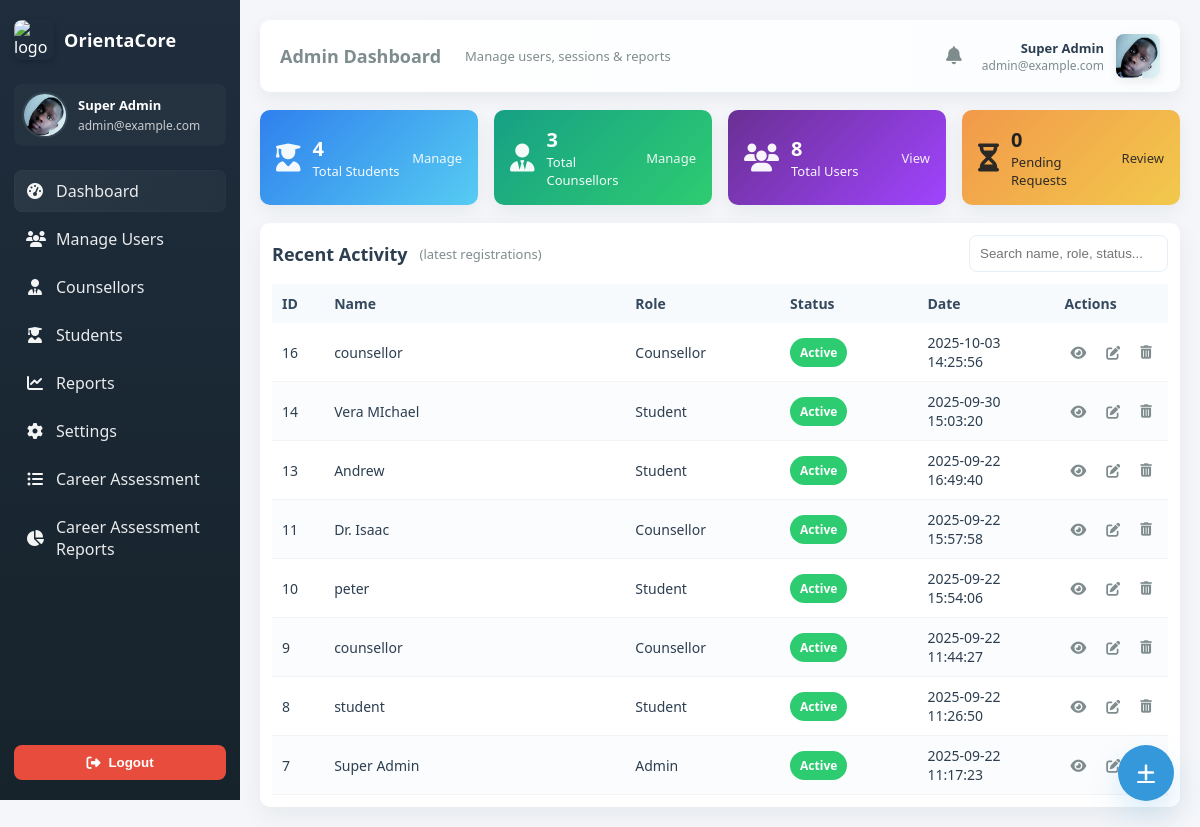
Screenshot of /admin_dashboard.php (signed in) with the database file from the repository.
### tables this page shows
CREATE TABLE `users` (
  `id` int(10) UNSIGNED NOT NULL,
  `reg_no` varchar(50) DEFAULT NULL,
  `name` varchar(150) NOT NULL,
  `email` varchar(150) NOT NULL,
  `profile_pic` varchar(255) DEFAULT NULL,
  `password_hash` varchar(255) NOT NULL,
  `role` varchar(20) NOT NULL DEFAULT 'student',
  `status` varchar(20) NOT NULL DEFAULT 'pending',
  `created_at` timestamp NOT NULL DEFAULT current_timestamp()
);

### admin_dashboard.php (the view, shortened to what this page needs)
<?php
require 'db.php';
$adminName = $_SESSION['name'] ?? 'Admin';
$adminEmail = $_SESSION['email'] ?? 'admin@example.com';
$totalUsers = (int)$pdo->query("SELECT COUNT(*) FROM users")->fetchColumn();
$totalStudents = (int)$pdo->query("SELECT COUNT(*) FROM users WHERE role = 'student'")->fetchColumn();
$totalCounsellors = (int)$pdo->query("SELECT COUNT(*) FROM users WHERE role = 'counsellor'")->fetchColumn();
$pendingRequests = (int)$pdo->query("SELECT COUNT(*) FROM users WHERE role = 'student' AND LOWER(status) = 'pending'")->fetchColumn();
$recentQuery = $pdo->query("SELECT id, name, role, status, created_at FROM users ORDER BY created_at DESC LIMIT 20");
$recentUsers = $recentQuery->fetchAll(PDO::FETCH_ASSOC);
function isActive($file) {
    $self = basename($_SERVER['PHP_SELF']);
    return $self === $file ? 'active' : '';
}
?>
<!doctype html>
<html lang="en">
<head>
  <link rel="stylesheet" href="https://cdnjs.cloudflare.com/ajax/libs/font-awesome/6.5.0/css/all.min.css" />
</head>
<body>
  <aside class="sidebar">
    <div class="brand">
      <img src="logo.jpg" alt="logo" class="logo">
      <h3>OrientaCore</h3>
    </div>
    <div class="profile">
      <img src="pro.png" alt="admin avatar">
      <div class="meta">
        <div class="name"><?= htmlspecialchars($adminName) ?></div>
        <div class="email"><?= htmlspecialchars($adminEmail) ?></div>
      </div>
    </div>
    <nav class="menu" role="navigation">
      <a href="admin_dashboard.php" class="<?= isActive('admin_dashboard.php') ?>"><i class="fas fa-tachometer-alt"></i><span>Dashboard</span></a>
      <a href="manage_users.php" class="<?= isActive('manage_users.php') ?>"><i class="fas fa-users"></i><span>Manage Users</span></a>
      <a href="#" class=""><i class="fas fa-user-tie"></i><span>Counsellors</span></a>
      <a href="student.php" class=""><i class="fas fa-user-graduate"></i><span>Students</span></a>
      <a href="#" class=""><i class="fas fa-chart-line"></i><span>Reports</span></a>
      <a href="#" class=""><i class="fas fa-cog"></i><span>Settings</span></a>
      <a href="admin_career_library.php"><i class="fas fa-list-ul"></i> <span>Career Assessment</span></a>
     <a href="admin_view_assessment.php"><i class="fas fa-chart-pie"></i> <span>Career Assessment Reports</span></a>
      <form action="logout.php" method="post" style="margin-top:auto;">
        <button type="submit" class="sidebar-logout"><i class="fas fa-sign-out-alt"></i> Logout</button>
      </form>
    </nav>
  </aside>
  <main class="main">
    <header class="topbar">
      <div class="topbar-left">
        <h1>Admin Dashboard</h1>
        <div style="margin-left:12px; color:var(--muted); font-size:13px;">Manage users, sessions & reports</div>
      </div>
      <div class="topbar-right">
        <div class="notifications">
          <button class="notif-btn" id="notifToggle" title="Notifications">
            <i class="fas fa-bell"></i>
          </button>
        </div>
        <div style="display:flex; align-items:center; gap:12px;">
          <div style="text-align:right; font-size:13px;">
            <div style="font-weight:700;"><?= htmlspecialchars($adminName) ?></div>
            <div style="color:var(--muted); font-size:12px;"><?= htmlspecialchars($adminEmail) ?></div>
          </div>
          <img src="pro.png" alt="avatar" style="width:44px;height:44px;border-radius:8px;object-fit:cover;box-shadow:0 3px 10px rgba(0,0,0,0.08)">
        </div>
      </div>
    </header>
    <section class="cards" aria-label="summary cards">
      <div class="card students" title="Total students">
        <div class="left">
          <i class="fas fa-user-graduate"></i>
          <div class="meta"><div class="num"><?= $totalStudents ?></div><div class="label">Total Students</div></div>
        </div>
        <div class="action"><a href="manage_users.php?role=student" style="color:inherit; text-decoration:none; font-size:13px;">Manage</a></div>
      </div>
      <div class="card counsellors" title="Total counsellors">
        <div class="left">
          <i class="fas fa-user-tie"></i>
          <div class="meta"><div class="num"><?= $totalCounsellors ?></div><div class="label">Total Counsellors</div></div>
        </div>
        <div class="action"><a href="manage_users.php?role=counsellor" style="color:inherit; text-decoration:none; font-size:13px;">Manage</a></div>
      </div>
      <div class="card users" title="Total users">
        <div class="left">
          <i class="fas fa-users"></i>
          <div class="meta"><div class="num"><?= $totalUsers ?></div><div class="label">Total Users</div></div>
        </div>
        <div class="action"><a href="manage_users.php" style="color:inherit; text-decoration:none; font-size:13px;">View</a></div>
      </div>
      <div class="card pending" title="Pending requests">
        <div class="left">
          <i class="fas fa-hourglass-half"></i>
          <div class="meta"><div class="num"><?= $pendingRequests ?></div><div class="label">Pending Requests</div></div>
        </div>
        <div class="action"><a href="manage_users.php?status=pending" style="color:inherit; text-decoration:none; font-size:13px;">Review</a></div>
      </div>
    </section>
    <section class="card-table" aria-labelledby="recent-activity">
      <div style="display:flex; justify-content:space-between; align-items:center; margin-bottom:12px;">
        <div style="display:flex; gap:12px; align-items:center;">
          <h2 id="recent-activity" style="margin:0; font-size:18px;">Recent Activity</h2>
          <div style="color:var(--muted); font-size:13px;">(latest registrations)</div>
        </div>
        <div style="display:flex; gap:8px; align-items:center;">
          <div class="search-row" style="margin:0;">
            <input type="search" id="searchInput" placeholder="Search name, role, status..." aria-label="Search recent activity">
          </div>
        </div>
      </div>
      <div style="overflow:auto;">
        <table class="recent" id="recentTable" role="table" aria-describedby="recent-activity">
          <thead>
            <tr>
              <th style="width:6%;">ID</th>
              <th style="width:36%;">Name</th>
              <th style="width:18%;">Role</th>
              <th style="width:16%;">Status</th>
              <th style="width:16%;">Date</th>
              <th style="width:8%;">Actions</th>
            </tr>
          </thead>
          <tbody>
            <?php if ($recentUsers): foreach($recentUsers as $u): ?>
              <tr data-search="<?= htmlspecialchars(strtolower($u['name'].' '.$u['role'].' '.$u['status'])) ?>">
                <td><?= htmlspecialchars($u['id']) ?></td>
                <td><?= htmlspecialchars($u['name']) ?></td>
                <td><?= htmlspecialchars(ucfirst($u['role'])) ?></td>
                <td>
                  <?php
                    $s = $u['status'];
                    if ($s === 'active' || $s === 'approved') echo '<span class="badge success">Active</span>';
                    elseif ($s === 'pending') echo '<span class="badge pending">Pending</span>';
                    else echo '<span class="badge inactive">'.htmlspecialchars($s).'</span>';
                  ?>
                </td>
                <td><?= htmlspecialchars($u['created_at']) ?></td>
                <td>
                  <div class="table-actions">
                    <a class="action-btn" href="view_user.php?id=<?= $u['id'] ?>" title="View"><i class="fas fa-eye"></i></a>
                    <a class="action-btn" href="view_user.php?id=<?= $u['id'] ?>" title="Edit"><i class="fas fa-edit"></i></a>
                    <form method="post" action="delete_user.php" style="display:inline;">
                      <button type="submit" class="action-btn" title="Delete" onclick="return confirm('Delete this user?')"><i class="fas fa-trash-alt"></i></button>
                    </form>
                  </div>
                </td>
              </tr>
            <?php endforeach; else: ?>
              <tr><td colspan="6" style="text-align:center; padding:20px;">No recent activity</td></tr>
            <?php endif; ?>
          </tbody>
        </table>
      </div>
    </section>
  </main>
  <a href="add_user.php" class="fab" title="Add user"><i class="fas fa-plus"></i></a>
</body>
</html>

### rows the page displays
users: id "16", name "counsellor", role "Counsellor", status "Active", created_at "2025-10-03 14:25:56"
users: id "14", name "Vera MIchael", role "Student", status "Active", created_at "2025-09-30 15:03:20"
users: id "13", name "Andrew", role "Student", status "Active", created_at "2025-09-22 16:49:40"
users: id "11", name "Dr. Isaac", role "Counsellor", status "Active", created_at "2025-09-22 15:57:58"
users: id "10", name "peter", role "Student", status "Active", created_at "2025-09-22 15:54:06"
users: id "9", name "counsellor", role "Counsellor", status "Active", created_at "2025-09-22 11:44:27"
users: id "8", name "student", role "Student", status "Active", created_at "2025-09-22 11:26:50"
users: id "7", name "Super Admin", role "Admin", status "Active", created_at "2025-09-22 11:17:23"

### other values shown
$adminName "Super Admin"
$adminEmail "admin@example.com"
$totalStudents "4"
$totalCounsellors "3"
$totalUsers "8"
$pendingRequests "0"
